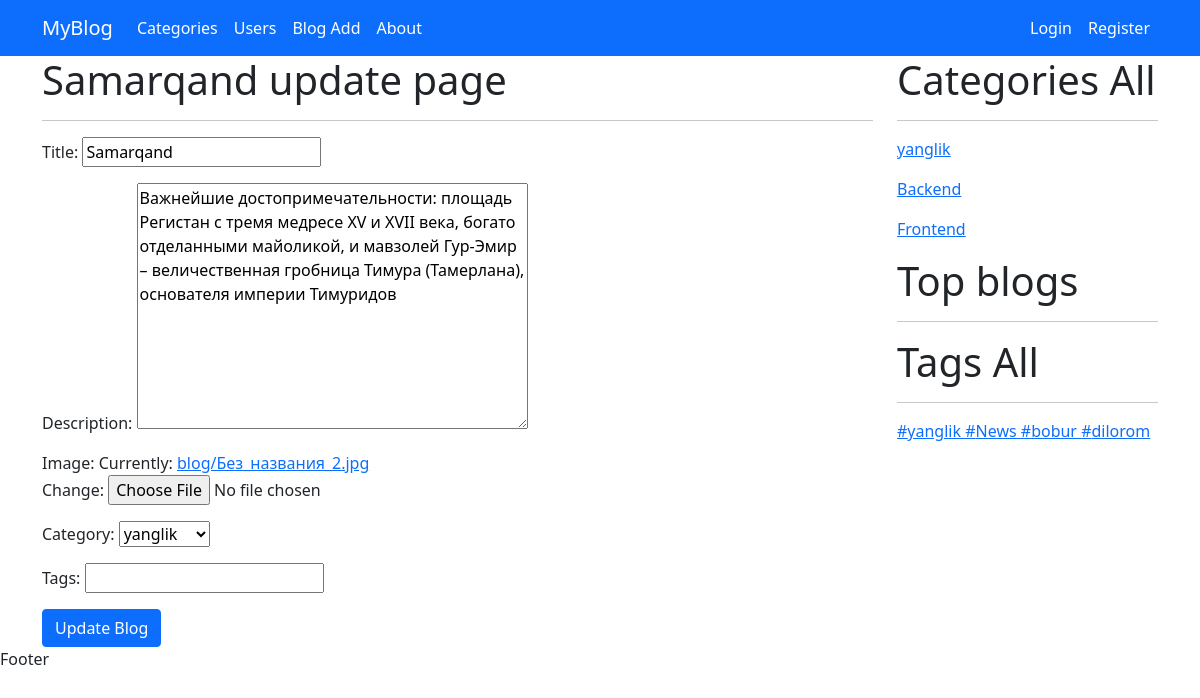
Screenshot of /update/Samarqand with the database file from the repository.
### myapp/models.py (models this page shows, shortened)
class Blog(models.Model):
    title = models.CharField(max_length=200)
    slug = models.SlugField(max_length=200, unique=True)
    description = models.TextField()
    image = models.ImageField(upload_to='blog/')
    created = models.DateTimeField(auto_now_add=True)
    updated = models.DateTimeField(auto_now=True)
    views = models.PositiveBigIntegerField(default=0)
    category = models.ForeignKey(Category, on_delete=models.SET_NULL, null=True)
    user = models.ForeignKey(User, on_delete=models.SET_NULL, null=True)
    tags = models.ManyToManyField(Tag)

class Category(models.Model):
    name = models.CharField(max_length=100)
    slug = models.SlugField(max_length=100, unique=True)
    image = models.ImageField(upload_to='category/')
    description = models.TextField()
    def __str__(self):
        return self.name

class Tag(models.Model):
    name = models.CharField(max_length=50)
    slug = models.SlugField(max_length=50)

### myapp/views.py (the view, shortened to what this page needs)
# urls.py: path('update/<slug:slug>', blog_update, name='blog_update'),
def blog_update(request, slug):
    blog = get_object_or_404(Blog, slug=slug)
    form = BlogForm(request.POST or None, instance = blog)
    context = {
        'blog': blog,
        'form': form,
    }
    return render(request, 'blog_update.html', context)

### myapp/forms.py
class BlogForm(forms.ModelForm):
    tags = forms.CharField(max_length=255)
    class Meta:
        model = Blog
        fields = ['title', 'description', 'image', 'category']

### myapp/context_processors.py (called while the page is built)
def category(request):
    categories = Category.objects.all()
    return {'categories': categories}

def tag(request):
    tags = Tag.objects.all()
    return {'tags': tags}

### templates/blog_update.html (shortened to what this page needs)
{% extends 'base.html' %}
{% block content %}
    <h1>{{ blog.title }} update page</h1>
    <hr>
    <form method="post" enctype="multipart/form-data">
        {{ form.as_p }}
        <button type="submit" class="btn btn-primary">Update Blog</button>
    </form>
{% endblock %}

### templates/base.html (shortened to what this page needs)
<!DOCTYPE html>
<html lang="en">
<head>
    {% load static %}
    <link href="https://cdn.jsdelivr.net/npm/bootstrap@5.0.2/dist/css/bootstrap.min.css" rel="stylesheet"
>
</head>
<body>
<header>
    <nav class="navbar navbar-expand-lg navbar-dark bg-primary">
        <div class="container">
            <a class="navbar-brand" href="{% url 'home' %}">MyBlog</a>
            <div class="collapse navbar-collapse" id="navbarSupportedContent">
                <ul class="navbar-nav me-auto mb-2 mb-lg-0">
                    <li class="nav-item">
                        <a class="nav-link active" href="{% url 'category_list' %}">Categories</a>
                    </li>
                    <li class="nav-item">
                        <a href="{% url 'user_list' %}" class="nav-link active">Users</a>
                    </li>
                    <li class="nav-item">
                        <a href="{% url 'blog_create' %}" class="nav-link active">Blog Add</a>
                    </li>
                    <li class="nav-item">
                        <a href="{% url 'about_page' %}" class="nav-link active">About</a>
                    </li>
                </ul>
                <ul class="navbar-nav  mb-2 mb-lg-0">
                    {% if user.is_authenticated %}
                    <li class="nav-item">
                        <a  class="nav-link active">{{ user.username }}</a>
                    </li>
                    <li class="nav-item">
                        <a href="{% url 'logout_page' %}" class="nav-link active">Chiqish</a>
                    </li>
                    {% else %}
                    <li class="nav-item">
                        <a href="{% url 'login_page' %}" class="nav-link active">Login</a>
                    </li>
                    <li class="nav-item">
                        <a href="{% url 'register' %}" class="nav-link active">Register</a>
                    </li>
                    {% endif %}
                </ul>
            </div>
        </div>
    </nav>
</header>
<div class="container">
    <div class="row">
        <div class="col-lg-9">
            {% block content %}
            {% endblock %}
        </div>
        <div class="col-lg-3">
            <h1>Categories All</h1>
            <hr>
            {% for category in categories %}
                <p><a href="{% url 'category_blogs' category.slug %}">{{ category.name }}</a></p>
            {% endfor %}
            <h1>Top blogs</h1>
            <hr>
            <h1>Tags All</h1>
            <hr>
            {% for tag in tags %}
                <a href="{% url 'tag_blogs' tag.slug %}">#{{ tag.name }} </a>
            {% endfor %}
        </div>
    </div>
</div>
<footer>
    Footer
</footer>
</body>
</html>

### rows the page displays
Blog: title "Samarqand", description "Важнейшие достопримечательности: площадь Регистан с тремя медресе XV и XVII века, богато отделанными майоликой, и мавзолей Гур-Эмир – величественная гробница Тимура (Тамерлана), основателя империи Тимуридов", category "yanglik"
Category: name "yanglik"
Category: name "Backend"
Category: name "Frontend"
Tag: name "yanglik"
Tag: name "News"
Tag: name "bobur"
Tag: name "dilorom"
